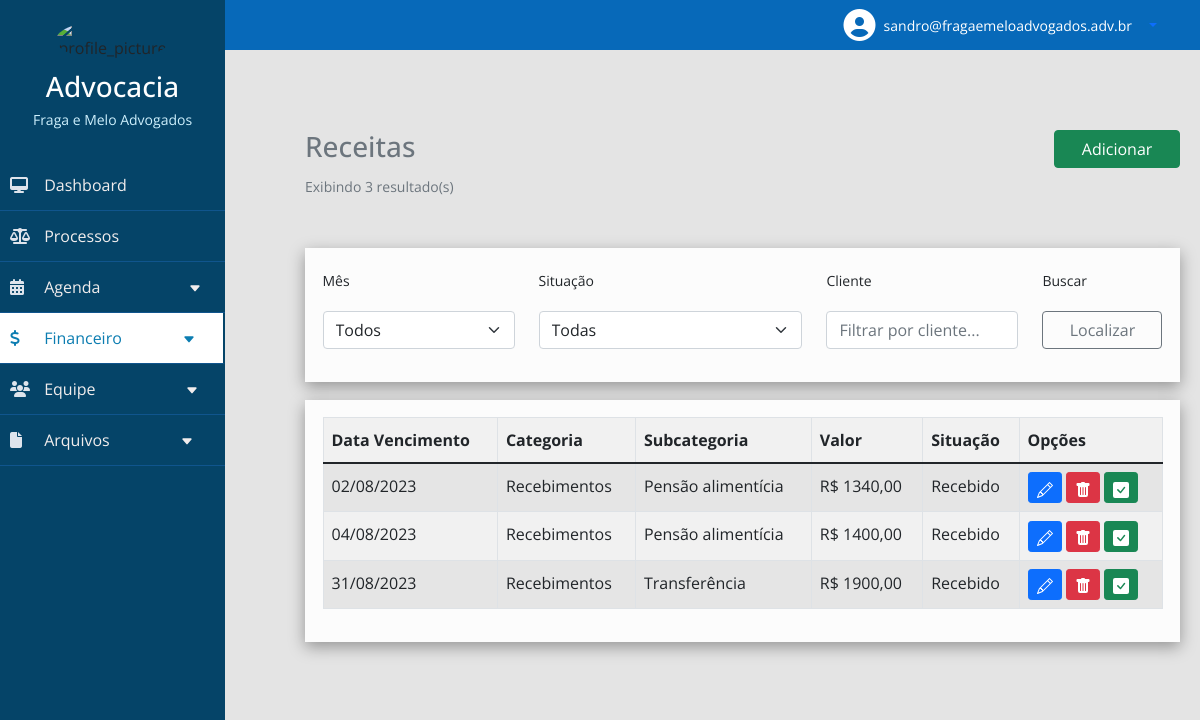
The page /Administrador/Financeiro/Receitas/receitas.php (signed in) on the database its author committed.
### tables this page shows
CREATE TABLE `receita` (
  `id` int(11) NOT NULL,
  `cliente1` varchar(45) DEFAULT NULL,
  `cliente2` varchar(45) DEFAULT NULL,
  `vencimento` varchar(45) DEFAULT NULL,
  `valor` varchar(45) DEFAULT NULL,
  `categoria1` varchar(45) DEFAULT NULL,
  `categoria2` varchar(45) DEFAULT NULL,
  `subcategoria1` varchar(45) DEFAULT NULL,
  `subcategoria2` varchar(45) DEFAULT NULL,
  `observacoes` varchar(45) DEFAULT NULL,
  `statuss` varchar(45) DEFAULT NULL,
  `recebimentodata` varchar(45) DEFAULT NULL,
  `juros` varchar(45) DEFAULT NULL,
  `multa` varchar(45) DEFAULT NULL,
  `datacriacao` varchar(45) DEFAULT NULL
);

### Administrador/Financeiro/Receitas/receitas.php (the view, shortened to what this page needs)
<?php
$username = $_SESSION['username'] ?? '';
?>
<!DOCTYPE html>
<html lang="en">
<head>
    <link rel="stylesheet" type="text/css" href="../../estilosAdm.css" />
    <link rel="stylesheet" type="text/css" href="../../fontawesome/css/all.css" />
    <link href="https://cdn.jsdelivr.net/npm/bootstrap@5.1.3/dist/css/bootstrap.min.css" rel="stylesheet">
</head>
<body>
    <div class="wrapper">
        <div class="section">
            <div class="top_navbar d-flex justify-content-end dropdown">
                <div class="d-flex align-items-center">
                    <i class="fas fa-user-circle fa-2x text-white"></i>
                    <p class="m-0 ms-2" style="font-size: 14px; color: white;"><?php echo $username; ?></p>
                </div>
                <button class="btn btn-link dropdown-toggle" type="button" id="dropdownMenuButton" data-bs-toggle="dropdown"
                  aria-haspopup="true" aria-expanded="false">
                </button>
            </div>
            <div class="container">
                <div class="row">
                    <div class="col-10">
                        <div class="bloco3">
                            <h3 class="text-muted">Receitas</h3>
                            <?php
                            include_once('../../conexao_adm.php');
                            $sqlqT = "SELECT * FROM receita";
                            $resultqT = $conn->query($sqlqT);
                            $quantidade = 0;
                            while ($qt = mysqli_fetch_assoc($resultqT)) {
                                $quantidade += 1;
                            }
                            ?>
                            <small class="text-muted">Exibindo <?php echo $quantidade; ?> resultado(s)</small>
                        </div>
                    </div>
                    <div class="col-2">
                        <div id="enviar">
                            <a href="receitas_add.php"><button type="button" class="btn btn-success" id='add1'>Adicionar</button></a>
                        </div>
                    </div>
                </div>
                <div class="bloco">
                    <form action="" method="GET">
                        <div class="row">
                            <div class="col-3">
                                <p><small>Mês</small></p>
                                <select class="form-select" aria-label="Default select example" name="mess" id="mess">
                                    <option>Todos</option>
                                </select>
                            </div>
                            <div class="col-4">
                                <p><small>Situação</small></p>
                                <select class="form-select" aria-label="Default select example" name="statuss" id="statuss">
                                    <option>
                                        <p style="font-size:medium;">Todas</p>
                                    </option>
                                </select>
                            </div>
                            <div class="col-3">
                                <p><small>Cliente</small></p>
                                <input type="text" name="client" id="client" class="form-control" placeholder="Filtrar por cliente...">
                            </div>
                            <div class="col-2">
                                <p><small>Buscar</small></p>
                                <div class="input-group mb-3">
                                    <button class="btn btn-outline-secondary" name="buscar" type="submit" style=" width: 100%;">Localizar</button>
                                </div>
                            </div>
                            <?php
                            include_once('../../conexao_adm.php');
                            $sql = "SELECT * FROM receita";
                            $result = $conn->query($sql);
                            ?>
                        </div>
                    </form>
                </div>
                <div class="bloco">
                    <div class="table-responsive">
                        <table class="table table-striped table-bordered" style="white-space: nowrap;">
                            <thead>
                                <tr>
                                    <th>Data Vencimento</th>
                                    <th>Categoria</th>
                                    <th>Subcategoria</th>
                                    <th>Valor</th>
                                    <th>Situação</th>
                                    <th>Opções</th>
                                </tr>
                            </thead>
                            <tbody>
                                <?php
                                while ($data_r = mysqli_fetch_assoc($result)) {
                                    $datavencimento = $data_r['vencimento'];
                                    $datavencimento = date('d/m/Y', strtotime($datavencimento));
                                    echo "<td>" . $datavencimento . "</td>";
                                    echo "<td>" . $data_r['categoria1'] . $data_r['categoria2'] . "</td>";
                                    echo "<td>" . $data_r['subcategoria1'] . $data_r['subcategoria2'] . "</td>";
                                    echo "<td>" . $data_r['valor'] . "</td>";
                                    echo "<td>" . $data_r['statuss'] . "</td>";
                                    echo "  <td>
                                            <a class='btn btn-sm btn-primary' href='receitas_edit.php?id=$data_r[id]'>
                                                <svg xmlns='http://www.w3.org/2000/svg' width='16' height='16' fill='currentColor' class='bi bi-pencil' viewBox='0 0 16 16'>
                                                    <path d='M12.146.146a.5.5 0 0 1 .708 0l3 3a.5.5 0 0 1 0 .708l-10 10a.5.5 0 0 1-.168.11l-5 2a.5.5 0 0 1-.65-.65l2-5a.5.5 0 0 1 .11-.168l10-10zM11.207 2.5 13.5 4.793 14.793 3.5 12.5 1.207 11.207 2.5zm1.586 3L10.5 3.207 4 9.707V10h.5a.5.5 0 0 1 .5.5v.5h.5a.5.5 0 0 1 .5.5v.5h.293l6.5-6.5zm-9.761 5.175-.106.106-1.528 3.821 3.821-1.528.106-.106A.5.5 0 0 1 5 12.5V12h-.5a.5.5 0 0 1-.5-.5V11h-.5a.5.5 0 0 1-.468-.325z'/>
                                                </svg>
                                            </a>
                                            <a class='btn btn-sm btn-danger' href='receitas_delete.php?id=$data_r[id]' onclick='confirma()'>
                                                <svg xmlns='http://www.w3.org/2000/svg' width='16' height='16' fill='currentColor' class='bi bi-trash-fill' viewBox='0 0 16 16'>
                                                    <path d='M2.5 1a1 1 0 0 0-1 1v1a1 1 0 0 0 1 1H3v9a2 2 0 0 0 2 2h6a2 2 0 0 0 2-2V4h.5a1 1 0 0 0 1-1V2a1 1 0 0 0-1-1H10a1 1 0 0 0-1-1H7a1 1 0 0 0-1 1H2.5zm3 4a.5.5 0 0 1 .5.5v7a.5.5 0 0 1-1 0v-7a.5.5 0 0 1 .5-.5zM8 5a.5.5 0 0 1 .5.5v7a.5.5 0 0 1-1 0v-7A.5.5 0 0 1 8 5zm3 .5v7a.5.5 0 0 1-1 0v-7a.5.5 0 0 1 1 0z'/>
                                                </svg>
                                            </a>
                                            <a class='btn btn-sm btn-success' href='receitas_check.php?id=$data_r[id]'>
                                                <svg xmlns='http://www.w3.org/2000/svg' width='16' height='16' fill='currentColor' class='bi bi-check-square-fill' viewBox='0 0 16 16'>
                                                    <path d='M2 0a2 2 0 0 0-2 2v12a2 2 0 0 0 2 2h12a2 2 0 0 0 2-2V2a2 2 0 0 0-2-2H2zm10.03 4.97a.75.75 0 0 1 .011 1.05l-3.992 4.99a.75.75 0 0 1-1.08.02L4.324 8.384a.75.75 0 1 1 1.06-1.06l2.094 2.093 3.473-4.425a.75.75 0 0 1 1.08-.022z'/>
                                                </svg>
                                            </a>
                                        </td>";
                                }
                                ?>
                            </tbody>
                        </table>
                    </div>
                </div>
            </div>
        </div>
        <div class="sidebar" style="overflow-y: auto;">
            <div class="profile">
                <img src="../../imagensADM/logoadmin.png" alt="profile_picture" width="35%">
                <h3>Advocacia</h3>
                <p>Fraga e Melo Advogados</p>
            </div>
            <ul class="lista">
                <li>
                    <a class="links" href="../../Deashboard/admin.php">
                        <span class="icon"><i class="fas fa-desktop"></i></span>
                        <span class="item">Dashboard</span>
                    </a>
                </li>
                <li>
                    <a href="../../Processos/processos.php" class="links">
                        <span class="icon"><i class="fas fa-scale-balanced"></i></span>
                        <span class="item">Processos</span>
                    </a>
                </li>
                <div class="dropdown">
                    <li>
                        <a class="links" href="#">
                            <span class="icon"><i class="fas fa-calendar-days"></i></span>
                            <span class="item">Agenda</span>
                            <svg xmlns="http://www.w3.org/2000/svg" style="margin-left: 40%;" width="16" height="13" fill="currentColor" class="bi bi-caret-down-fill" viewBox="0 0 16 16">
                                <path d="M7.247 11.14 2.451 5.658C1.885 5.013 2.345 4 3.204 4h9.592a1 1 0 0 1 .753 1.659l-4.796 5.48a1 1 0 0 1-1.506 0z" />
                            </svg>
                        </a>
                    </li>
                </div>
                <div class="dropdown">
                    <li>
                        <a href="#" class="active">
                            <span class="icon"><i class="fas fa-dollar-sign"></i></span>
                            <span class="item">Financeiro</span>
                            <svg xmlns="http://www.w3.org/2000/svg" style="margin-left: 27%;" width="16" height="13" fill="currentColor" class="bi bi-caret-down-fill" viewBox="0 0 16 16">
                                <path d="M7.247 11.14 2.451 5.658C1.885 5.013 2.345 4 3.204 4h9.592a1 1 0 0 1 .753 1.659l-4.796 5.48a1 1 0 0 1-1.506 0z" />
                            </svg>
                        </a>
                    </li>
                </div>
                <div class="dropdown">
                    <li>
                        <a href="#" class="links">
                            <span class="icon"><i class="fas fa-users"></i></span>
                            <span class="item">Equipe</span>
                            <svg xmlns="http://www.w3.org/2000/svg" style="margin-left: 41%;" width="16" height="13" fill="currentColor" class="bi bi-caret-down-fill" viewBox="0 0 16 16">
                                <path d="M7.247 11.14 2.451 5.658C1.885 5.013 2.345 4 3.204 4h9.592a1 1 0 0 1 .753 1.659l-4.796 5.48a1 1 0 0 1-1.506 0z" />
                            </svg>
                        </a>
                    </li>
                </div>
                <div class="dropdown">
                    <li>
                        <a href="#" class="links">
                            <span class="icon"><i class="fas fa-file"></i></span>
                            <span class="item">Arquivos</span>
                            <svg xmlns="http://www.w3.org/2000/svg" style="margin-left: 32%;" width="16" height="13" fill="currentColor" class="bi bi-caret-down-fill" viewBox="0 0 16 16">
                                <path d="M7.247 11.14 2.451 5.658C1.885 5.013 2.345 4 3.204 4h9.592a1 1 0 0 1 .753 1.659l-4.796 5.48a1 1 0 0 1-1.506 0z" />
                            </svg>
                        </a>
                    </li>
                </div>
            </ul>
        </div>
    </div>
</body>
</html>

### Administrador/estilosAdm.css (style rules this page uses)
* { list-style: none; text-decoration: none; margin: 0; padding: 0; box-sizing: border-box; font-family: 'Open Sans', sans-serif; }
body { background: #f5f6fa; overflow-x: hidden; }
.wrapper .sidebar { background: rgb(5, 68, 104); position: fixed; top: 0; left: 0; width: 225px; height: 100%; padding: 20px 0; transition: all 0.5s ease; }
.wrapper .sidebar .profile { margin-bottom: 30px; text-align: center; }
.wrapper .sidebar .profile img { display: block; width: 50%; height: 50%; border-radius: 50%; margin: 0 auto; }
.wrapper .sidebar .profile h3 { color: #ffffff; margin: 10px 0 5px; }
.wrapper .sidebar .profile p { color: rgb(206, 240, 253); font-size: 14px; }
.wrapper .sidebar ul li a { display: block; padding: 13px 10px; border-bottom: 1px solid #10558d; color: rgb(241, 237, 237); font-size: 16px; position: relative; }
.wrapper .sidebar ul li a .icon { color: #dee4ec; width: 30px; display: inline-block; }
.wrapper .sidebar ul li a:hover, .wrapper .sidebar ul li a.active { color: #0c7db1; background: white; border-right: 2px solid rgb(5, 68, 104); text-decoration: none; }
.wrapper .sidebar ul li a:hover .icon, .wrapper .sidebar ul li a.active .icon { color: #0c7db1; }
.wrapper .sidebar ul li a:hover:before, .wrapper .sidebar ul li a.active:before { display: block; }
.wrapper .section { width: calc(100% - 225px); margin-left: 225px; transition: all 0.5s ease; }
.wrapper .section .top_navbar { background: rgb(7, 105, 185); height: 50px; display: flex; align-items: center; padding: 0 30px; }
.wrapper .section .container { margin: 30px; background: rgb(228, 228, 228); padding: 50px; line-height: 28px; }
.lista { padding: 0px; }
.links { text-decoration: none; }
.bloco { background-color: #fcfcfc; padding: 2%; margin-top: 2%; box-shadow: rgba(0, 0, 0, 0.35) 0px 5px 15px; }
.bloco3 { margin-bottom: 30px; }
#enviar { margin-right: 0%; }
html { background-color: rgb(228, 228, 228); }
.section { background-color: rgb(228, 228, 228); }
#add1 { width: 100%; }
.dropdown { position: relative; display: inline-block; width: 100%; }
.table { background-color: rgb(241, 241, 241); }

### rows shown on the page
receita: vencimento "02/08/2023", categoria1 "Recebimentos", subcategoria1 "Pensão alimentícia", valor "R$ 1340,00", statuss "Recebido"
receita: vencimento "04/08/2023", categoria1 "Recebimentos", subcategoria1 "Pensão alimentícia", valor "R$ 1400,00", statuss "Recebido"
receita: vencimento "31/08/2023", categoria1 "Recebimentos", subcategoria1 "Transferência", valor "R$ 1900,00", statuss "Recebido"

### other values the page prints
$username "sandro@fragaemeloadvogados.adv.br"
$quantidade "3"
